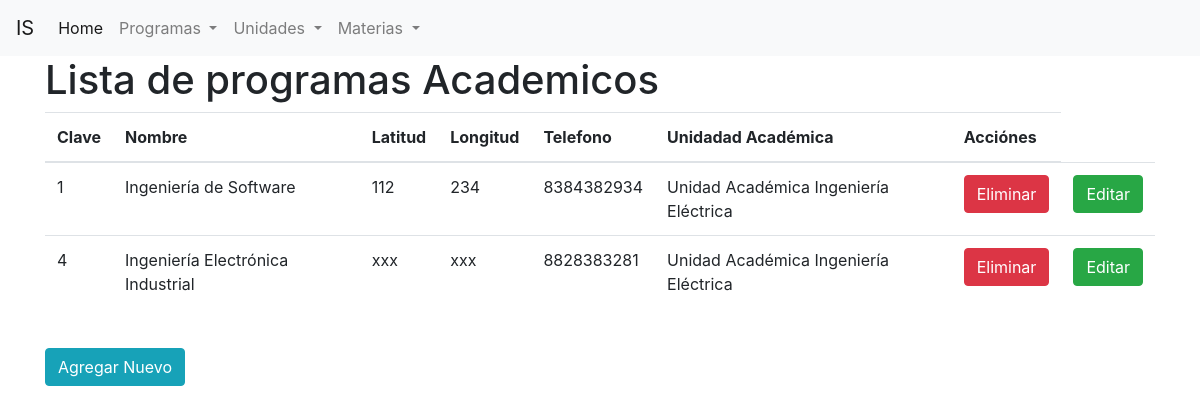
/programas/, run on an earlier commit of the app's database.
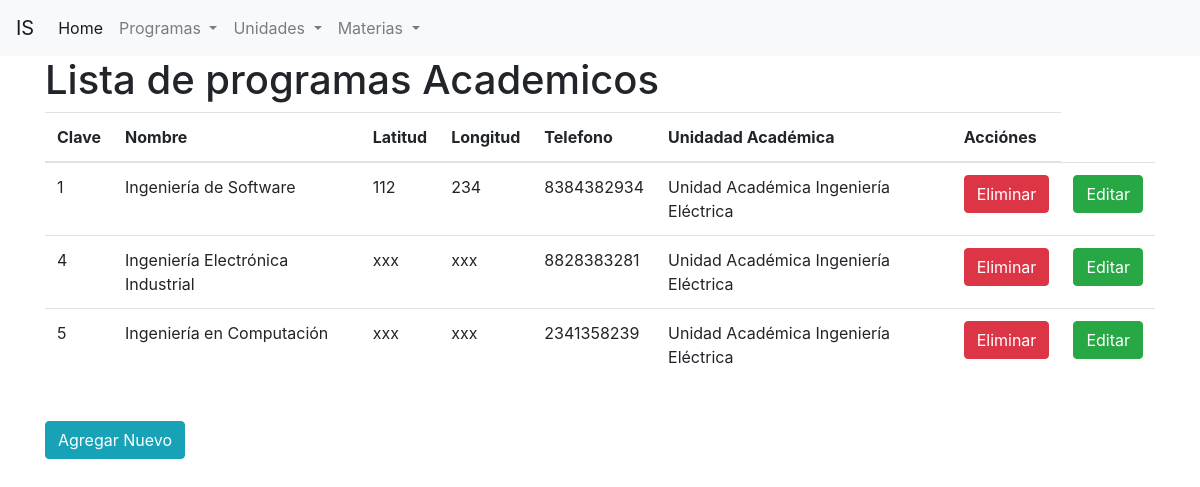
And on a later commit of the database.
### unidades_academicas/models.py (models this page shows, shortened)
class ProgramaAcademico(models.Model):
    clave = models.BigAutoField('Clave', primary_key=True)
    nombre = models.CharField('Nombre', max_length=200)
    latitud = models.CharField(max_length=50)
    longitud = models.CharField(max_length=50)
    telefono = models.CharField('Teléfono', max_length=10, blank=True, null=True)
    unidad_academica = models.ForeignKey("UnidadAcademica", \
        verbose_name='Unidad Académica', on_delete=models.DO_NOTHING)

class UnidadAcademica(models.Model):
    nombre = models.CharField('Nombre', max_length=200)
    direccion = models.CharField('Dirección', max_length=350, default='sin dirección')
    def __str__(self):
        return self.nombre

### unidades_academicas/views.py (the view)
def lista_programas(request):
    contexto = {'Programas':ProgramaAcademico.objects.all()}
    return render(request, 'lista_programas.html', contexto)

### unidades_academicas/templates/lista_programas.html (shortened to what this page needs)
{% extends 'base.html' %}
{% block contenido %}
<h1> Lista de programas Academicos</h1>
<table class="table">
    <thead>
        <tr>
            <th>Clave</th>
            <th>Nombre</th>
            <th>Latitud</th>
            <th>Longitud</th>
            <th>Telefono</th>
            <th>Unidadad Académica</th>
            <th>Acciónes</th>
        </tr>
    </thead>
    <tbody>
        {% for programa in Programas %}
            <tr>
                <td> {{programa.clave}}</td>
                <td> {{programa.nombre}}</td>
                <td> {{programa.latitud}}</td>
                <td> {{programa.longitud}}</td>
                <td> {{programa.telefono}}</td>
                <td> {{programa.unidad_academica}}</td>
                <td><a class='btn btn-danger' href="{% url 'eliminar_programa' programa.clave %}"> Eliminar </a></td>
                <td><a class= 'btn btn-success' href="{% url 'editar_programa' programa.clave %}"> Editar </a></td>
            </tr>
        {% endfor %}
    </tbody>
</table>
<br>
<a href="agregar" class="btn btn-info"> Agregar Nuevo</a>
{% endblock contenido %}

What changed in the data, as far as the page shows it:
added ProgramaAcademico: clave "5", nombre "Ingeniería en Computación", latitud "xxx", longitud "xxx", telefono "2341358239", unidad_academica "Unidad Académica Ingeniería Eléctrica"
